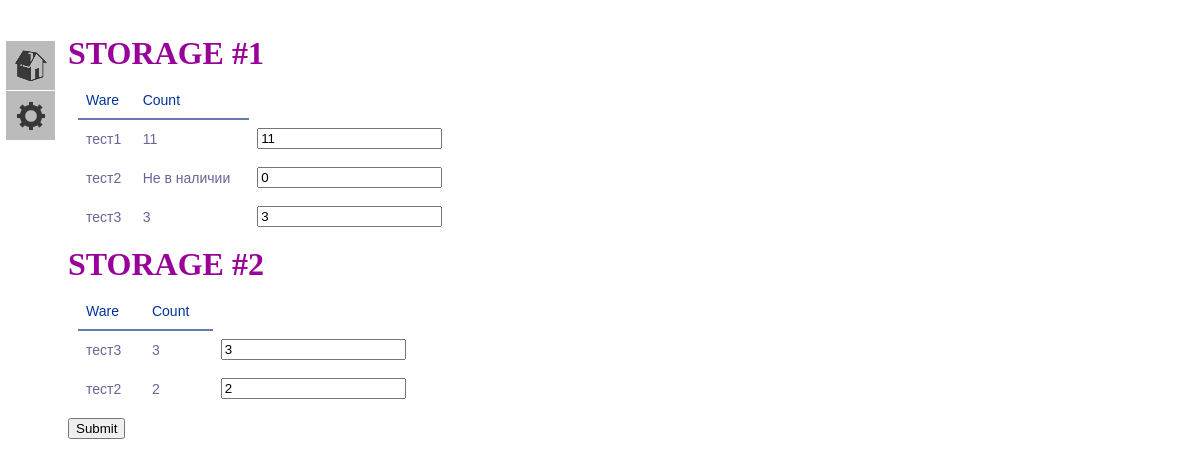
/storage_ware, run on an earlier commit of the app's database.
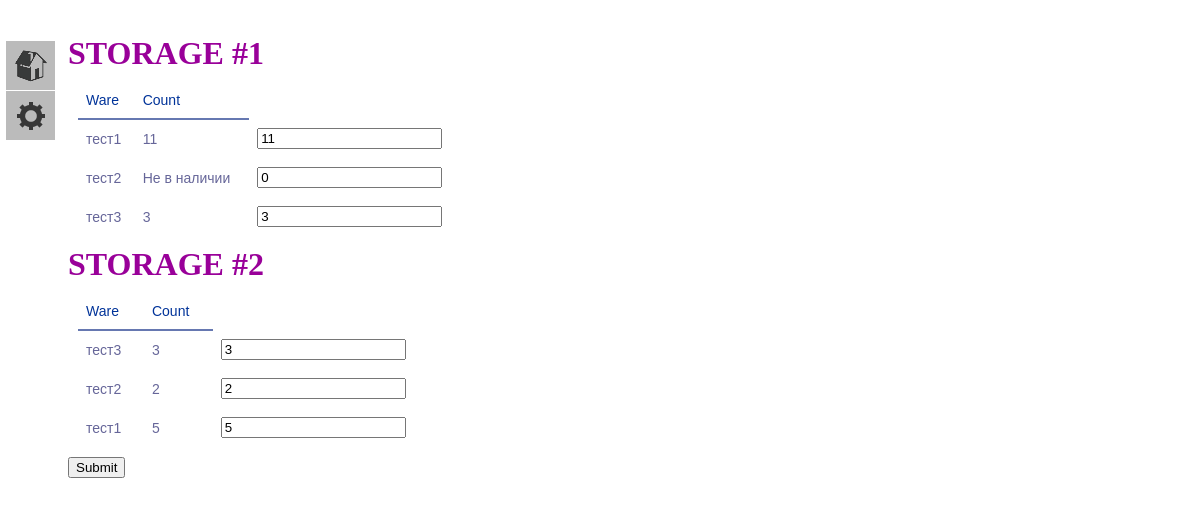
And on a later commit of the database.
### models.py (models this page shows, shortened)
class Storage(db.Model):
    id = db.Column(db.Integer, primary_key=True)
    phone_number = db.Column(db.String(16), index=True, unique=True)
    address = db.Column(db.String(256), index=True, unique=True)
    st_ware = db.relationship("WareStorage", cascade='all')

class WareStorage(db.Model):
    ware_id = db.Column(db.Integer, db.ForeignKey('ware.id', onupdate='CASCADE'), primary_key=True)
    storage_id = db.Column(db.Integer, db.ForeignKey('storage.id', onupdate='CASCADE'), primary_key=True)
    ware_count = db.Column(db.INTEGER, default=1)
    wares = db.relationship("Ware", back_populates='st_ware')
    storages = db.relationship("Storage", back_populates='st_ware')

class Ware(db.Model):
    id = db.Column(db.Integer, primary_key=True)
    name = db.Column(db.String(512), index=True)
    st_ware = db.relationship("WareStorage", back_populates="wares", cascade='all')
    op_ware = db.relationship("WareOperation", back_populates='wares', cascade='all')

### main.py (the view, shortened to what this page needs)
@app.route('/storage_ware', methods=['GET', 'POST'])
def storage_ware():
    ad_form = HandleRequestForm()
    return render_template("storage_ware.html", user_id=g.id, ad_form=ad_form, request=None,
                           Ware=Ware, Storage=Storage, Operation=Operation, Client=Client, User=User,
                           WareStorage=WareStorage, WareOperation=WareOperation,
                           ROLE_ADMIN=1, ROLE_USER=0)

### forms.py
class HandleRequestForm(Form):
    inputs = FieldList(StringField(validators=[DataRequired()]))
    def append_data(self, _data):
        return self.inputs.append_entry(data=_data)

### main.py (called while the page is built)
@app.before_request
def before_request():
    g.user = current_user
    g.id = 0 if not g.user.is_authenticated else g.user.id

### templates/storage_ware.html (shortened to what this page needs)
{% extends "base.html"%}
{% block form %}
<form action="" method="post" name="login">
    {% for storage in Storage.query.all() %}
        <h1>STORAGE #{{storage.id}}</h1>
            <table class="storage">
                <tr><th>Ware</th><th>Count</th></tr>
                {% for stw in storage.st_ware %}
                    <tr>
                        <td>{{ Ware.query.get(stw.ware_id).name }}</td>
                        <td>{%if stw.ware_count != 0 %} {{ stw.ware_count }} {% else %} Не в наличии {% endif %}</td>
                        {% if not request %}
                            <td>
                                {{ ad_form.append_data(stw.ware_count) }}
                            </td>
                        {% endif %}
                    </tr>
                {% endfor %}
            </table>
    {% endfor %}
    <input type="submit">
</form>
{% endblock %}

### templates/base.html (shortened to what this page needs)
<!DOCTYPE html>
<html lang="en">
<head>
    <link type= "text/css" rel="stylesheet" href="{{ url_for('static', filename='css/main.css')}}"/>
</head>
<body>
    <div id='menu'>
		<ul class="menu">
            <li class="home">
                <a>BASE</a>
            </li>
            <li class="settings">
                <a>Statistics</a>
            </li>
		</ul>
	</div>
    {% block form %}{% endblock %}
</body>
</html>

### static/css/main.css (style rules this page uses)
#menu { display: inline-block; position: fixed; top: 40px; left: 5px; padding: 0px; margin: 0px; }
h1 { margin: 0px; color: #909; text-shadow: 0px 1px 0px #fff; }
body { padding-left: 60px; margin-top: 35px; background: -moz-linear-gradient(-45deg, #ddddfb 5%, #fff 95%); height: 100%; }
.menu { position: absolute; top: 0; left: 0; font: 1em 'PT Sans', Tahoma, Arial; text-transform: uppercase; list-style: none; padding: 0; margin: 0; width: 50px; }
.menu li { height: 50px; width: 50px; overflow: hidden; -moz-transition: width .3s ease-in-out, height .3s ease-in-out .3s; }
.menu li a { display: block; width: 200px; height: 40px; line-height: 40px; background: #bbb; padding: 0px; margin: 1px; color: #fff; padding-left: 15px; cursor: pointer; -moz-transition: background .3s ease-in-out; }
.menu li a:first-child { font-size: 1.1 em; height: 50px; line-height: 50px; position: relative; text-indent: 40px; }
.menu li a:first-child:before { content: ''; display: block; position: absolute; height: 50px; width: 50px; left: 0px; opacity: .7; }
.settings a:first-child:before { background: url(/static/images/settings.png) center no-repeat; }
.home a:first-child:before { background: url(/static/images/home.png) center no-repeat; }
table { font-family: "Lucida Sans Unicode", "Lucida Grande", Sans-Serif; font-size: 14px; background: white; max-width: 70%; width: 70%; border-collapse: collapse; text-align: left; margin: 10px; }
table.storage { max-width: 35%; width: 35%; }
th { font-weight: normal; color: #039; border-bottom: 2px solid #6678b1; padding: 10px 8px; }
td { color: #669; padding: 9px 8px; transition: .3s linear; }

What changed in the data, as far as the page shows it:
added WareStorage: query.get "тест1", ware_count "5", append_data "5", shown under Storage id 2
